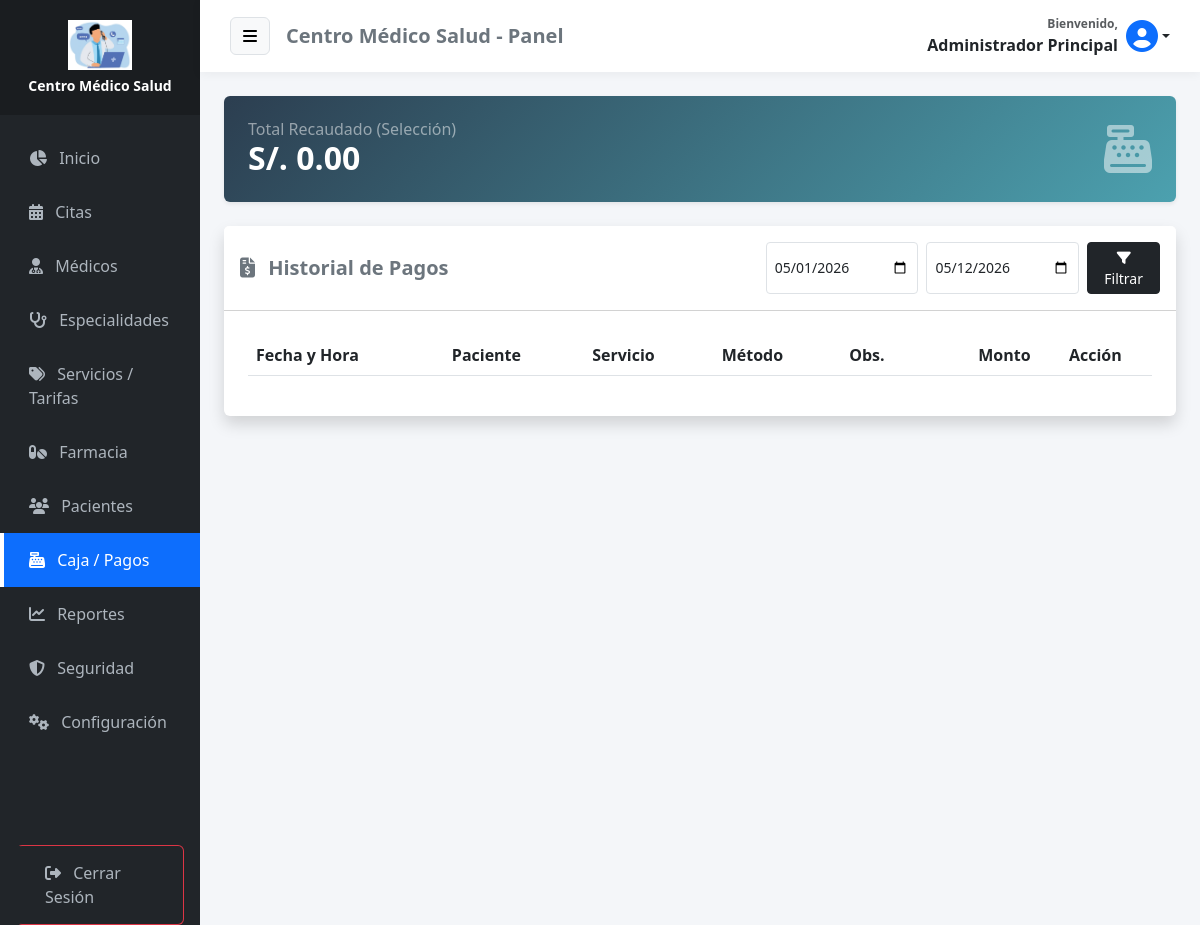
Page /pagos (signed in) on the committed database.
### tables this page shows
CREATE TABLE IF NOT EXISTS `configuracion` (
  `id` int NOT NULL,
  `nombre_clinica` varchar(100) DEFAULT NULL,
  `direccion` varchar(255) DEFAULT NULL,
  `telefono` varchar(50) DEFAULT NULL,
  `email` varchar(100) DEFAULT NULL,
  `moneda` varchar(5) DEFAULT 'S/.',
  `logo` varchar(255) DEFAULT NULL,
  PRIMARY KEY (`id`)
);

### app/controllers/PagoController.php (called while the page is built, shortened)
<?php
require_once APP_ROOT . '/models/Configuracion.php';
class PagoController {
    public function index() {
        $fechaInicio = isset($_GET['inicio']) ? $_GET['inicio'] : date('Y-m-01');
        $fechaFin = isset($_GET['fin']) ? $_GET['fin'] : date('Y-m-d');
        require_once APP_ROOT . '/views/admin/pagos.php';
    }
}

### app/models/Configuracion.php (called while the page is built, shortened)
<?php
class Configuracion {
    private $conn;
    private $table = 'configuracion';
    public function __construct($db) {
        $this->conn = $db;
    }
    public function obtener() {
        $query = "SELECT * FROM " . $this->table . " WHERE id = 1";
        $stmt = $this->conn->prepare($query);
        $stmt->execute();
        return $stmt->fetch(PDO::FETCH_ASSOC);
    }
}

### app/views/admin/pagos.php (the view, shortened to what this page needs)
<?php require_once APP_ROOT . '/views/layouts/header.php'; ?>
<div class="row mb-4">
    <div class="col-md-12">
        <div class="card border-0 shadow-sm text-white" style="background: linear-gradient(135deg, #2c3e50, #4ca1af);">
            <div class="card-body d-flex align-items-center justify-content-between p-4">
                <div>
                    <h6 class="mb-0 text-white-50">Total Recaudado (Selección)</h6>
                    <h2 class="mb-0 fw-bold" id="totalMonto">S/. 0.00</h2>
                </div>
                <i class="fas fa-cash-register fa-3x opacity-50"></i>
            </div>
        </div>
    </div>
</div>
<div class="card shadow border-0">
    <div class="card-header bg-white py-3 d-flex justify-content-between align-items-center flex-wrap gap-3">
        <h5 class="mb-0 fw-bold text-secondary"><i class="fas fa-file-invoice-dollar me-2"></i> Historial de Pagos</h5>
        <form action="<?php echo BASE_URL; ?>/pagos" method="GET" class="d-flex gap-2">
            <input type="date" name="inicio" class="form-control form-control-sm" value="<?php echo $fechaInicio; ?>" required>
            <input type="date" name="fin" class="form-control form-control-sm" value="<?php echo $fechaFin; ?>" required>
            <button type="submit" class="btn btn-dark btn-sm px-3"><i class="fas fa-filter"></i> Filtrar</button>
        </form>
    </div>
    <div class="card-body p-4">
        <div class="table-responsive">
            <table class="table table-hover align-middle" id="tablaPro">
                <thead class="bg-light">
                    <tr>
                        <th>Fecha y Hora</th>
                        <th>Paciente</th>
                        <th>Servicio</th>
                        <th>Método</th>
                        <th>Obs.</th>
                        <th class="text-end">Monto</th>
                        <th class="text-center">Acción</th>
                    </tr>
                </thead>
            </table>
        </div>
    </div>
</div>
<?php require_once APP_ROOT . '/views/layouts/footer.php'; ?>

### app/views/layouts/header.php (shortened to what this page needs)
<?php
require_once APP_ROOT . '/models/Configuracion.php';
$db_header = new Database();
$conn_header = $db_header->connect();
$configModel_header = new Configuracion($conn_header);
$empresa_header = $configModel_header->obtener();
$nombre_app = !empty($empresa_header['nombre_clinica']) ? $empresa_header['nombre_clinica'] : 'MediCitas';
$logo_app = !empty($empresa_header['logo']) ? $empresa_header['logo'] : null;
?>
<!DOCTYPE html>
<html lang="es">
<head>
    <link href="https://cdn.jsdelivr.net/npm/bootstrap@5.3.0/dist/css/bootstrap.min.css" rel="stylesheet">
    <link rel="stylesheet" href="https://cdnjs.cloudflare.com/ajax/libs/font-awesome/6.4.0/css/all.min.css">
    <link rel="stylesheet" href="https://cdn.datatables.net/1.13.4/css/dataTables.bootstrap5.min.css">
    <link rel="stylesheet" href="https://cdn.datatables.net/buttons/2.3.6/css/buttons.bootstrap5.min.css">
    <link href="https://cdn.jsdelivr.net/npm/select2@4.1.0-rc.0/dist/css/select2.min.css" rel="stylesheet" />
    <link rel="stylesheet" href="https://cdn.jsdelivr.net/npm/select2-bootstrap-5-theme@1.3.0/dist/select2-bootstrap-5-theme.min.css" />
</head>
<body>
<div class="container-fluid">
    <div class="row flex-nowrap">
        <div class="col-auto col-md-3 col-xl-2 px-0 sidebar-col bg-dark" id="sidebar">
            <div class="logo-area">
                <?php if($logo_app && file_exists(APP_ROOT . '/../public/uploads/' . $logo_app)): ?>
                    <div class="mb-2"><img src="<?php echo BASE_URL; ?>/uploads/<?php echo $logo_app; ?>" alt="Logo" class="img-fluid" style="max-height: 50px; object-fit: contain;"></div>
                    <h6 class="text-white mb-0 fw-bold small"><?php echo $nombre_app; ?></h6>
                <?php else: ?>
                    <h4 class="text-white mb-0"><i class="fas fa-heartbeat text-primary"></i> <?php echo $nombre_app; ?></h4>
                <?php endif; ?>
            </div>
            <div class="sidebar-menu mt-3">
                <?php $uri = $_SERVER['REQUEST_URI']; ?>
                <?php $rol = isset($_SESSION['user_role_id']) ? $_SESSION['user_role_id'] : 0; ?>
                <a href="<?php echo BASE_URL; ?>/home" class="<?php echo (strpos($uri, 'home') !== false) ? 'active' : ''; ?>"><i class="fas fa-chart-pie me-2"></i> Inicio</a>
                <a href="<?php echo BASE_URL; ?>/citas" class="<?php echo (strpos($uri, 'citas') !== false) ? 'active' : ''; ?>"><i class="fas fa-calendar-alt me-2"></i> Citas</a>
                <?php if($rol == 1): ?>
                    <a href="<?php echo BASE_URL; ?>/medicos" class="<?php echo (strpos($uri, 'medicos') !== false) ? 'active' : ''; ?>"><i class="fas fa-user-md me-2"></i> Médicos</a>
                    <a href="<?php echo BASE_URL; ?>/especialidades" class="<?php echo (strpos($uri, 'especialidades') !== false) ? 'active' : ''; ?>"><i class="fas fa-stethoscope me-2"></i> Especialidades</a>
                    <a href="<?php echo BASE_URL; ?>/servicios" class="<?php echo (strpos($uri, 'servicios') !== false) ? 'active' : ''; ?>"><i class="fas fa-tags me-2"></i> Servicios / Tarifas</a>
                <?php endif; ?>
                <?php if($rol == 1 || $rol == 4): ?>
                    <a href="<?php echo BASE_URL; ?>/medicamentos" class="<?php echo (strpos($uri, 'medicamentos') !== false) ? 'active' : ''; ?>"><i class="fas fa-pills me-2"></i> Farmacia</a>
                    <a href="<?php echo BASE_URL; ?>/pacientes" class="<?php echo (strpos($uri, 'pacientes') !== false) ? 'active' : ''; ?>"><i class="fas fa-users me-2"></i> Pacientes</a>
                    <a href="<?php echo BASE_URL; ?>/pagos" class="<?php echo (strpos($uri, 'pagos') !== false) ? 'active' : ''; ?>"><i class="fas fa-cash-register me-2"></i> Caja / Pagos</a>
                <?php endif; ?>
                <?php if($rol == 1): ?>
                    <a href="<?php echo BASE_URL; ?>/reportes" class="<?php echo (strpos($uri, 'reportes') !== false) ? 'active' : ''; ?>"><i class="fas fa-chart-line me-2"></i> Reportes</a>
                    <a href="<?php echo BASE_URL; ?>/auditoria" class="<?php echo (strpos($uri, 'auditoria') !== false) ? 'active' : ''; ?>"><i class="fas fa-shield-alt me-2"></i> Seguridad</a>
                    <a href="<?php echo BASE_URL; ?>/configuracion" class="<?php echo (strpos($uri, 'configuracion') !== false) ? 'active' : ''; ?>"><i class="fas fa-cogs me-2"></i> Configuración</a>
                <?php endif; ?>
                <div class="mt-5 pt-5 px-3">
                    <a href="<?php echo BASE_URL; ?>/auth/logout" class="btn btn-outline-danger w-100 text-start"><i class="fas fa-sign-out-alt me-2"></i> Cerrar Sesión</a>
                </div>
            </div>
        </div>
        <div class="col content-col">
            <div class="top-navbar mb-4">
                <div class="d-flex align-items-center">
                    <button class="btn btn-light me-3 border" id="menu-toggle"><i class="fas fa-bars"></i></button>
                    <h5 class="m-0 text-secondary fw-bold d-none d-md-block"><?php echo $nombre_app; ?> - Panel</h5>
                </div>
                <div class="d-flex align-items-center">
                    <div class="dropdown">
                        <a class="nav-link dropdown-toggle fw-bold text-dark d-flex align-items-center" href="#" role="button" data-bs-toggle="dropdown" aria-expanded="false">
                            <div class="me-2 text-end d-none d-md-block">
                                <small class="d-block text-muted" style="font-size: 0.75rem;">Bienvenido,</small>
                                <span><?php echo $_SESSION['user_name'] ?? 'Usuario'; ?></span>
                            </div>
                            <?php if(!empty($_SESSION['user_avatar']) && file_exists(APP_ROOT . '/../public/uploads/' . $_SESSION['user_avatar'])): ?>
                                <img src="<?php echo BASE_URL; ?>/uploads/<?php echo $_SESSION['user_avatar']; ?>" class="rounded-circle border" style="width: 40px; height: 40px; object-fit: cover;">
                            <?php else: ?>
                                <i class="fas fa-user-circle fa-2x text-primary"></i>
                            <?php endif; ?>
                        </a>
                    </div>
                </div>
            </div>
            <div class="container-fluid px-4">

### app/views/layouts/header.php (style rules this page uses)
body { background-color: #f4f6f9; font-family: 'Segoe UI', sans-serif; overflow-x: hidden; }
.sidebar-col { min-height: 100vh; background: #212529; box-shadow: 2px 0 5px rgba(0,0,0,0.1); padding: 0; transition: all 0.3s; }
.logo-area { background: #1a1d20; padding: 20px 0; text-align: center; }
.sidebar-menu a { color: #adb5bd; text-decoration: none; display: block; padding: 15px 25px; border-left: 4px solid transparent; transition: 0.3s; }
.sidebar-menu a.active { background: #0d6efd; color: white; border-left-color: white; }
.content-col { padding: 0; background-color: #f4f6f9; transition: all 0.3s; }
.top-navbar { background: white; padding: 15px 30px; box-shadow: 0 2px 10px rgba(0,0,0,0.05); display: flex; justify-content: space-between; align-items: center; }

### rows in the picture
configuracion: logo (picture), nombre_clinica "Centro Médico Salud"

### other values in the picture
$_SESSION['user_name'] "Administrador Principal"
